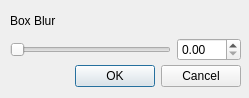
<?xml version="1.0" encoding="UTF-8"?>
<ui version="4.0">
 <class>Dialog</class>
 <widget class="QDialog" name="Dialog">
  <property name="geometry">
   <rect>
    <x>0</x>
    <y>0</y>
    <width>249</width>
    <height>98</height>
   </rect>
  </property>
  <property name="windowTitle">
   <string>Box Blur</string>
  </property>
  <widget class="QDialogButtonBox" name="buttonBox">
   <property name="geometry">
    <rect>
     <x>20</x>
     <y>60</y>
     <width>221</width>
     <height>32</height>
    </rect>
   </property>
   <property name="orientation">
    <enum>Qt::Horizontal</enum>
   </property>
   <property name="standardButtons">
    <set>QDialogButtonBox::Cancel|QDialogButtonBox::Ok</set>
   </property>
  </widget>
  <widget class="QWidget" name="">
   <property name="geometry">
    <rect>
     <x>10</x>
     <y>10</y>
     <width>231</width>
     <height>51</height>
    </rect>
   </property>
   <layout class="QGridLayout" name="gridLayout">
    <item row="0" column="0">
     <widget class="QLabel" name="label">
      <property name="text">
       <string>Box Blur</string>
      </property>
     </widget>
    </item>
    <item row="1" column="0">
     <widget class="QSlider" name="blur_slider">
      <property name="maximum">
       <number>100</number>
      </property>
      <property name="orientation">
       <enum>Qt::Horizontal</enum>
      </property>
     </widget>
    </item>
    <item row="1" column="1">
     <widget class="QDoubleSpinBox" name="blur_spinbox">
      <property name="maximum">
       <double>100.000000000000000</double>
      </property>
     </widget>
    </item>
   </layout>
  </widget>
 </widget>
 <resources/>
 <connections>
  <connection>
   <sender>buttonBox</sender>
   <signal>accepted()</signal>
   <receiver>Dialog</receiver>
   <slot>accept()</slot>
   <hints>
    <hint type="sourcelabel">
     <x>248</x>
     <y>254</y>
    </hint>
    <hint type="destinationlabel">
     <x>157</x>
     <y>274</y>
    </hint>
   </hints>
  </connection>
  <connection>
   <sender>buttonBox</sender>
   <signal>rejected()</signal>
   <receiver>Dialog</receiver>
   <slot>reject()</slot>
   <hints>
    <hint type="sourcelabel">
     <x>316</x>
     <y>260</y>
    </hint>
    <hint type="destinationlabel">
     <x>286</x>
     <y>274</y>
    </hint>
   </hints>
  </connection>
 </connections>
</ui>
